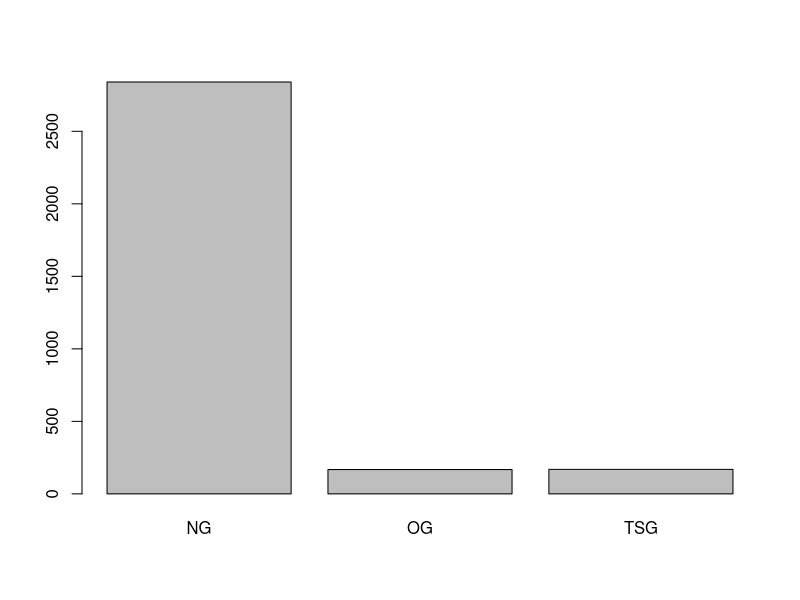
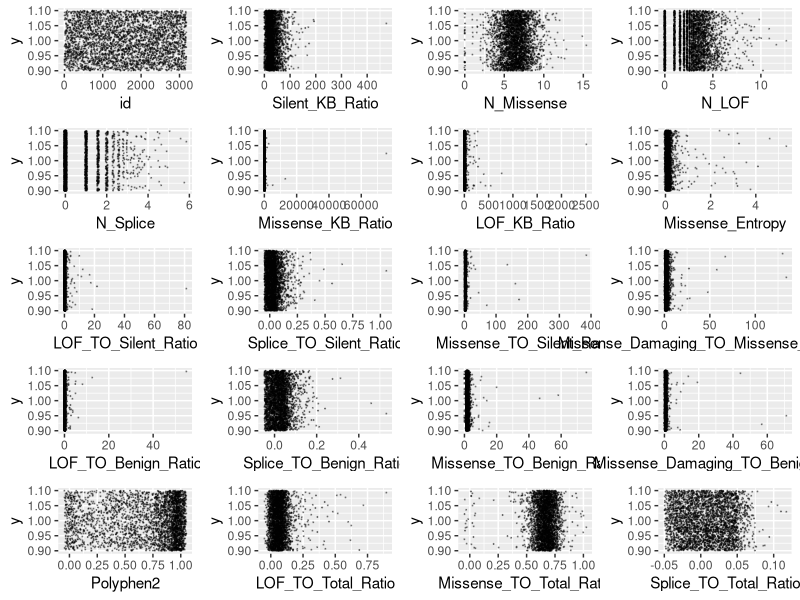
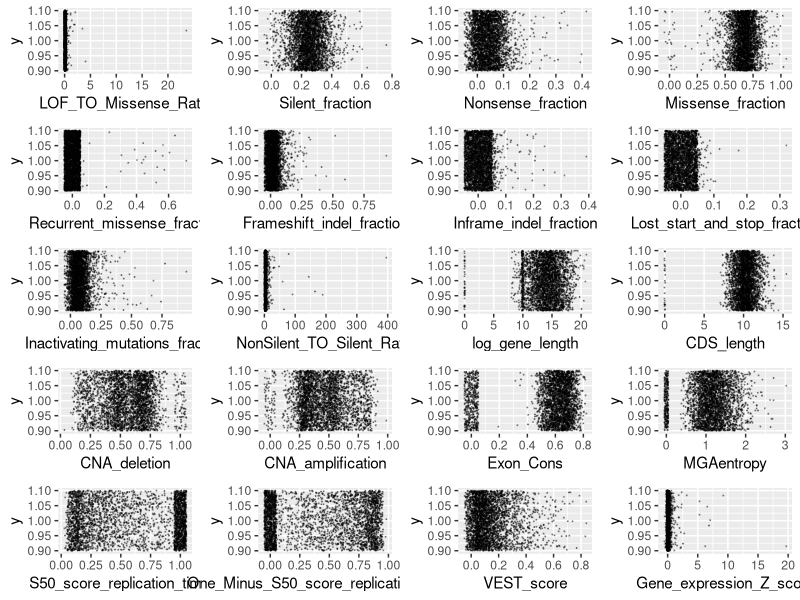
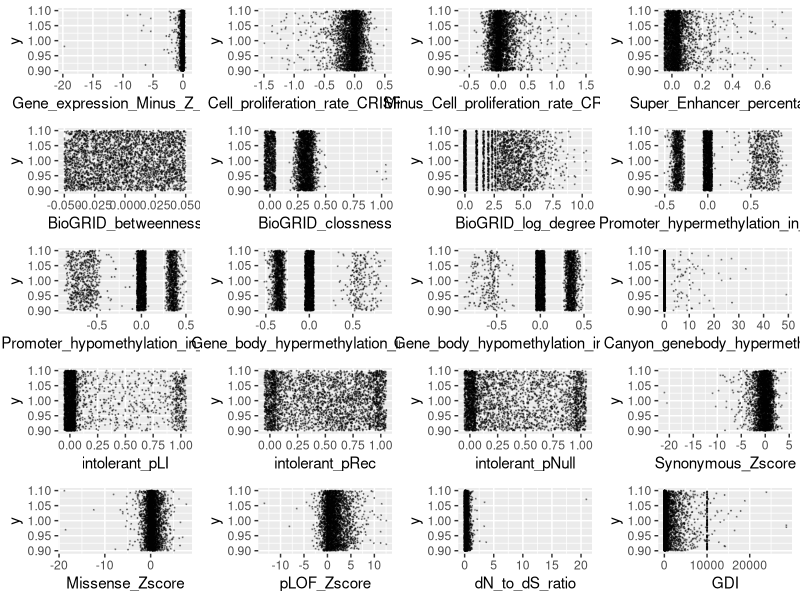
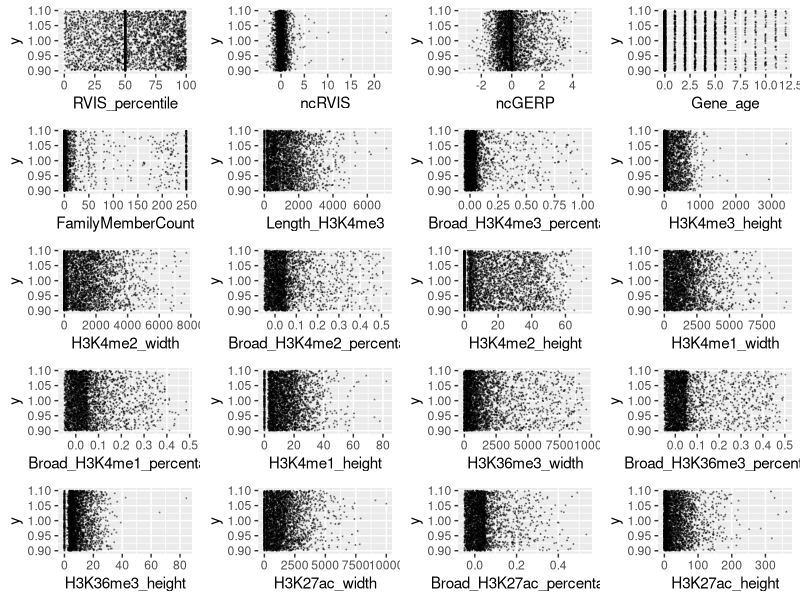
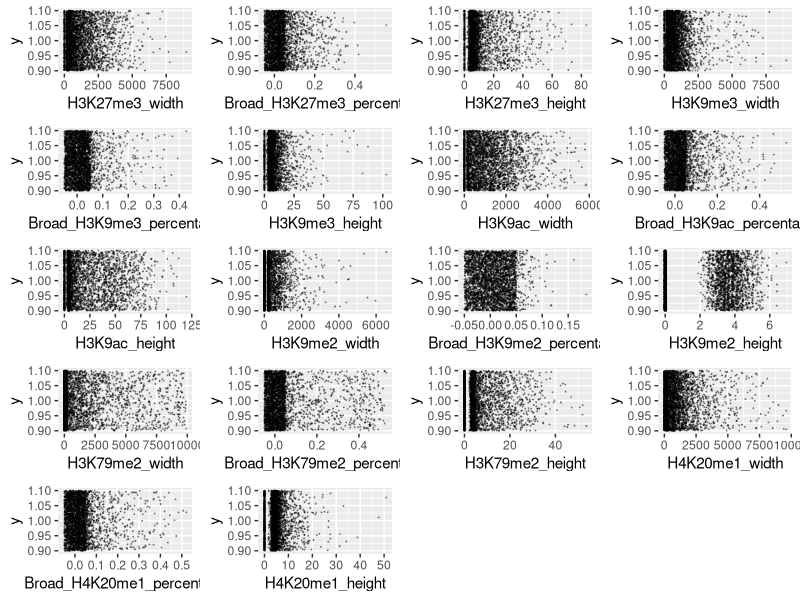
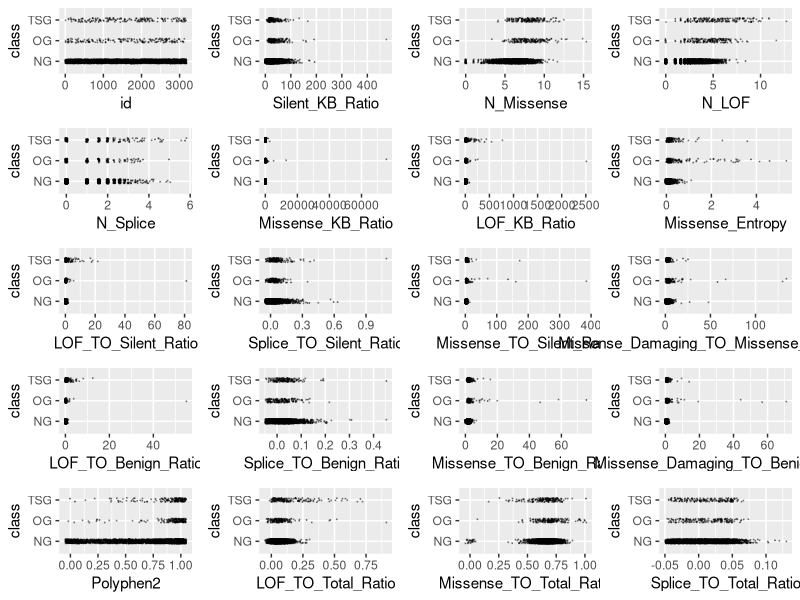
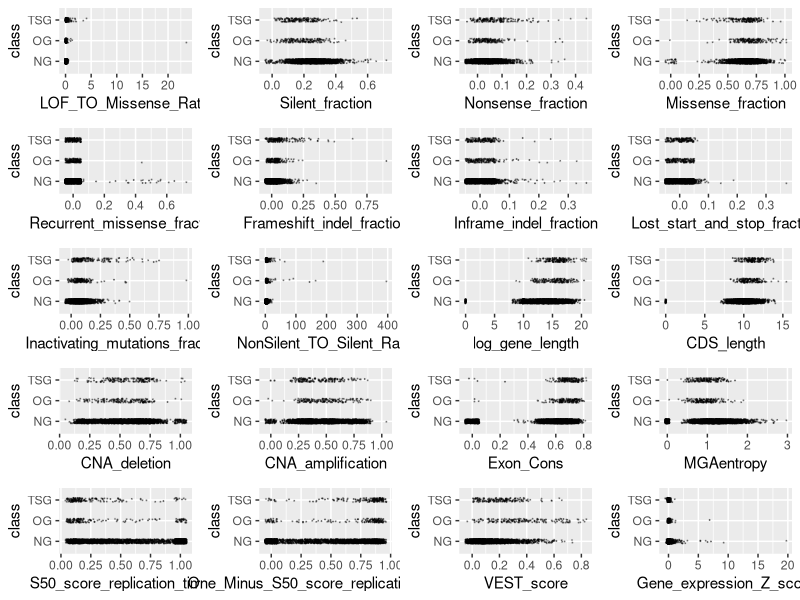

R code for these plots, in order:
# Code Appendix

# Step 1: Look at variables and models holistically, see what stands out
## Predictors: Look for correlation, outliers
## Classification: See best WCA performers, least variable
training <- read.csv("training.csv", stringsAsFactors = TRUE)
sort(abs(cor(training)["class", ]), decreasing = TRUE)[2:19]
training$class <- factor(training$class)
levels(training$class) <- c("NG", "OG", "TSG")
dim(training)
names(training)[c(1, 99)]
barplot(table(training$class))
table(training$class) / nrow(training)
any(is.na(training))
library(ggplot2)
scatter <- function(var) {
  ggplot(training, aes_string(var, 1)) +
    geom_jitter(width = 0.05, height = 0.1, size = 0.1,
                colour = rgb(0, 0, 0, alpha = 1 / 3))
}
scat_plot <- lapply(names(training)[-99], scatter)
library(gridExtra)
grid.arrange(grobs = scat_plot[1:20], ncol = 4)
grid.arrange(grobs = scat_plot[21:40], ncol = 4)
grid.arrange(grobs = scat_plot[41:60], ncol = 4)
grid.arrange(grobs = scat_plot[61:80], ncol = 4)
grid.arrange(grobs = scat_plot[81:98], ncol = 4)
library(ggplot2)
scatter <- function(var) {
  ggplot(training, aes_string(var, "class")) +
    geom_jitter(width = 0.05, height = 0.1, size = 0.1,
                colour = rgb(0, 0, 0, alpha = 1 / 3))
}
scat_plot <- lapply(names(training)[-99], scatter)
library(gridExtra)
grid.arrange(grobs = scat_plot[1:20], ncol = 4)
grid.arrange(grobs = scat_plot[21:40], ncol = 4)
grid.arrange(grobs = scat_plot[41:60], ncol = 4)
grid.arrange(grobs = scat_plot[61:80], ncol = 4)
grid.arrange(grobs = scat_plot[81:98], ncol = 4)
sig <- logical(98)
names(sig) <- names(training)[-99]
k <- 1
diffs <- logical(98)
for (var in names(training)[-99]) {
  model <- aov(training[[var]] ~ factor(training$class))
  sig[k] <- summary(model)[[1]][1, 5]
  diffs[k] <- all(TukeyHSD(model)$`factor(training$class)`[, 4] < 0.05)
  k <- k + 1
}
sort(sig[diffs])
score <- function (conf_mat) {
  print(sum(diag(conf_mat) * c(1, 20, 20)))
  print(sum(diag(conf_mat) * c(1, 20, 20)) / sum(apply(conf_mat, 2, sum) * c(1, 20, 20)))
}

classify <- function(probs) {
  if (any(probs[2:3] > 0.05)) {
    subset <- probs[2:3]
    output <- which(subset == max(subset))
    if (length(output) > 1) {
      output <- sample(1:2, 1)
    }
  } else {
    output <- 0
  }
  output
}
library(dplyr)
vars <- training %>% select(Broad_H3K9ac_percentage, N_LOF, pLOF_Zscore,
                            N_Splice, LOF_TO_Total_Ratio, VEST_score, BioGRID_log_degree, Broad_H3K79me2_percentage,
                            RVIS_percentile,
                            Polyphen2, Broad_H3K36me3_percentage, class)
vars$class <- factor(vars$class)
levels(vars$class) <- c("NG", "OG", "TSG")

# Visual display of correlation matrix for predictors
cor_mtx <- round(cor(vars[, names(vars) != "class"]), 2)
library(reshape2)
melted_cor_mtx <- melt(cor_mtx)
cor_heatmap <- ggplot(data = melted_cor_mtx, aes(x = Var1, y = Var2, fill = value)) + geom_tile()
cor_heatmap <- cor_heatmap +
  scale_fill_gradient2(low = "blue", high = "red", mid = "white",
                       midpoint = 0, limit = c(-1, 1), space = "Lab", name="Correlation") + 
  theme_minimal() +
  theme(axis.text.x = element_text(angle = 45, vjust = 1, size = 12, hjust = 1))
cor_heatmap

# Run various fitted models to see which perform best with respect to variability and WCA
scores_mat <- matrix(nrow = 10, ncol = 3)
k <- 1
set.seed(11092020)
for (i in runif(10, min = 1, max = 10^7)) {
  set.seed(i)
  vars <- training %>% select(Broad_H3K9ac_percentage, N_LOF, pLOF_Zscore,
                              N_Splice, LOF_TO_Total_Ratio, VEST_score, BioGRID_log_degree, Broad_H3K79me2_percentage,
                              RVIS_percentile,
                              Polyphen2, Broad_H3K36me3_percentage, class)
  library(caret)
  vars_test <- createDataPartition(vars$class, p = 0.7, 
                                   list = FALSE)
  vars_train <- vars[vars_test, ]
  vars_test <- vars[-vars_test, ]
  
  train_cont <- trainControl(method = "cv", number = 5, classProbs = TRUE, savePredictions = TRUE)
  
  
  knn_ft <- train(class ~ ., data = vars_train, method = "knn", preProc = c("center", "scale"),
                  trControl = train_cont, tuneGrid = expand.grid(k = 5))
  preds <- predict(knn_ft, newdata = vars_test, type = "prob")
  knn_mod <- table("pred"=unlist(apply(preds, 1, classify)), "obs" = vars_test$class)
  scores_mat[k, 1] <- score(knn_mod)
  train_cont <- trainControl(method = "cv", number = 5, classProbs = TRUE, savePredictions = TRUE)
  qda_ft <- train(class ~ ., data = vars_train, method = "qda", preProc = c("center", "scale"),
                  trControl = train_cont)
  preds <- predict(qda_ft, newdata = vars_test, type = "prob")
  
  qda_mod <- table("pred"=apply(preds, 1, classify), "obs" = vars_test$class)
  scores_mat[k, 2] <- score(qda_mod)
  train_cont <- trainControl(method = "cv", number = 5, classProbs = TRUE, savePredictions = TRUE)
  lda_ft <- train(class ~ ., data = vars_train, method = "lda", preProc = c("center", "scale"),
                  trControl = train_cont)
  preds <- predict(lda_ft, newdata = vars_test, type = "prob")
  
  lda_mod <- table("pred"=apply(preds, 1, classify), "obs" = vars_test$class)
  scores_mat[k, 3] <- score(lda_mod)
  k <- k + 1
}
colnames(scores_mat) <- c("KNN", "QDA", "LDA")
data.frame(scores_mat)
apply(scores_mat, 2, mean)
apply(scores_mat, 2, sd)

## Step 2: Consider removing observations and correlated predictors before 